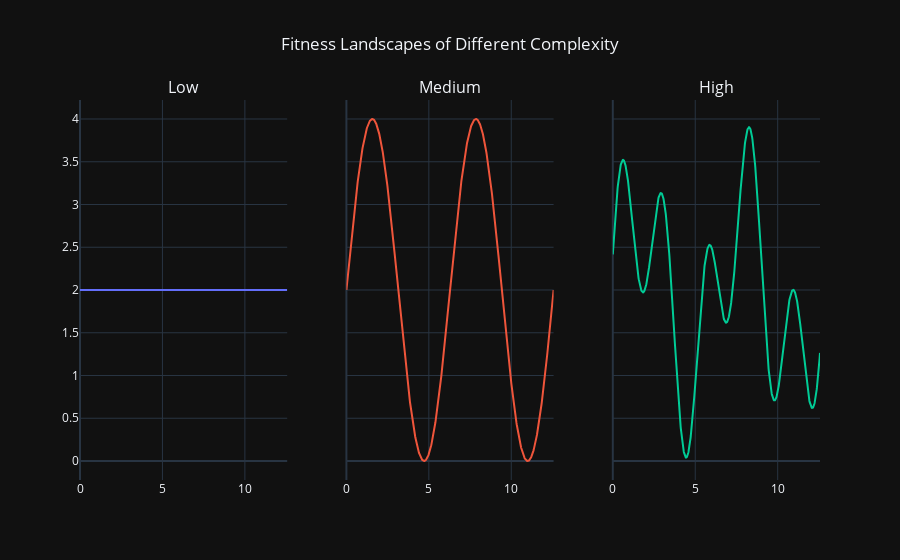

Notebook cell for this chart:
### Markdown cell above
<a id='plot-fit-functions'></a>
### Plotting the Fitness Functions
Before we start building our model, let's quickly plot all of our fitness functions.

### Code cell
## Creating the overall figure
landscape_plots = make_subplots(rows=1, cols=3,
                                horizontal_spacing=0.08,
                                vertical_spacing=0.08,
                                subplot_titles=("Low", "Medium", "High"),
                                shared_yaxes=True)

## Adding each environment to the figure
landscape_plots.add_trace(go.Scatter(x=var1, y=simple_func, name="Low"), row=1, col=1)
landscape_plots.add_trace(go.Scatter(x=var1, y=med_func(var1), name="Medium"), row=1, col=2)
landscape_plots.add_trace(go.Scatter(x=var1, y=high_func(var1), name="High"), row=1,col=3)

## Clean up figure
landscape_plots.update_layout(title="Fitness Landscapes of Different Complexity",
                              title_x = 0.5,
                              template="plotly_dark",
                              autosize=True,
                              showlegend=False)

### Figure 1 — Plotly figure (JSON) as saved in the notebook; plotly's stock layout.template omitted (floating-point values rounded to 4 significant figures; data arrays with more than 128 entries replaced by an {"elided": "..."} marker saying what was removed)
{"data": [{"name": "Low", "type": "scatter", "x": {"elided": "1000 float values"}, "xaxis": "x", "y": {"elided": "1000 int values"}, "yaxis": "y"}, {"name": "Medium", "type": "scatter", "x": {"elided": "1000 float values"}, "xaxis": "x2", "y": {"elided": "1000 float values"}, "yaxis": "y2"}, {"name": "High", "type": "scatter", "x": {"elided": "1000 float values"}, "xaxis": "x3", "y": {"elided": "1000 float values"}, "yaxis": "y3"}], "layout": {"annotations": [{"font": {"size": 16}, "showarrow": false, "text": "Low", "x": 0.14, "xanchor": "center", "xref": "paper", "y": 1, "yanchor": "bottom", "yref": "paper"}, {"font": {"size": 16}, "showarrow": false, "text": "Medium", "x": 0.5, "xanchor": "center", "xref": "paper", "y": 1, "yanchor": "bottom", "yref": "paper"}, {"font": {"size": 16}, "showarrow": false, "text": "High", "x": 0.86, "xanchor": "center", "xref": "paper", "y": 1, "yanchor": "bottom", "yref": "paper"}], "autosize": true, "showlegend": false, "title": {"text": "Fitness Landscapes of Different Complexity", "x": 0.5}, "xaxis": {"anchor": "y", "domain": [0, 0.28]}, "xaxis2": {"anchor": "y2", "domain": [0.36, 0.64]}, "xaxis3": {"anchor": "y3", "domain": [0.72, 1]}, "yaxis": {"anchor": "x", "domain": [0, 1]}, "yaxis2": {"anchor": "x2", "domain": [0, 1], "matches": "y", "showticklabels": false}, "yaxis3": {"anchor": "x3", "domain": [0, 1], "matches": "y", "showticklabels": false}}}
